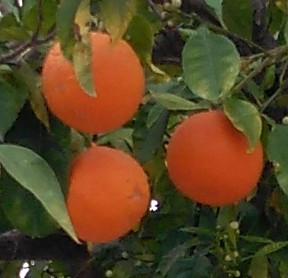
#> input picture images/naranjas/naranjas4.jpg, 288 x 278 px; its folder holds only this picture in this run
$ jupyter execute --allow-errors codebook.ipynb   (shell and % lines are left out)
#> lines starting #> are read from the running program, lines starting #| are printed output that depends on the picture
# Color quantization

Para reducir el tamaño de una imagen podemos elegir los colores más frecuentes y representarlos mediante una etiqueta entera. Los colores típicos se pueden encontrar mediante el algoritmo *K-means*. Para decidir la etiqueta de cada pixel hacemos una búsqueda de vecino más próximo (*nearest neighbour*).

Adaptado del [ejemplo de scikit-learn](http://scikit-learn.org/stable/auto_examples/cluster/plot_color_quantization.html).

[cell 1]

import numpy             as np
import cv2               as cv
import matplotlib.pyplot as plt
import glob
from matplotlib.pyplot   import imshow, subplot, title, plot
from sklearn.cluster import KMeans
from sklearn.utils import shuffle


def readrgb(file):
#> called with file = '../images/naranjas/naranjas4.jpg'
    return cv.cvtColor( cv.imread(file), cv.COLOR_BGR2RGB)

def fig(w,h):
    return plt.figure(figsize=(w,h))

def imshowg(x):
    imshow(x, 'gray')

[cell 2]
def flat(img):
    h,w,d = img.shape
    return np.reshape(img, [w*h, d]).astype(float)/255

def codebook(n, imgs, m=10000):
    pixels = np.vstack([flat(x) for x in imgs])
    sample = shuffle(pixels, random_state=0)[:m]
    code = KMeans(n_clusters=n, n_init='auto').fit(sample)
    return code

def encode(code,x):
    h,w,d = x.shape
    return np.reshape(code.predict(flat(x)),[h,w])

def recreate(code,l):
    c = code.cluster_centers_
    return c[l,:]

[cell 3]
imgs = [cv.resize(readrgb(f),(0,0), fx=1/4, fy=1/4) for f in glob.glob('../images/naranjas/*.jpg') ]
#> imgs = 1 item

#> (a cell that did not finish here is left out)

[cell 5]
# número de colores
code = codebook(10,imgs)

#> (the rest of this cell did not finish here and is left out)

[cell 6]
fig(16,8)
#> (the rest of this cell did not finish here and is left out)

[cell 7]
code.cluster_centers_
#> Out = [[0.273, 0.289, 0.148], [0.766, 0.378, 0.197], [0.185, 0.21, 0.0924], [0.577, 0.225, 0.0868], [0.522, 0.512, 0.33], [0.953, 0.925, 0.937], [0.098, 0.119, 0.0681], [0.453, 0.369, 0.179], [0.705, 0.278, 0.111], [0.349, 0.403, 0.259]]

[cell 8]
pal = np.outer(np.ones([10]),sorted(code.cluster_centers_,key=lambda c: -c[1])).reshape(10,code.n_clusters,3)
imshow(pal,interpolation='none');
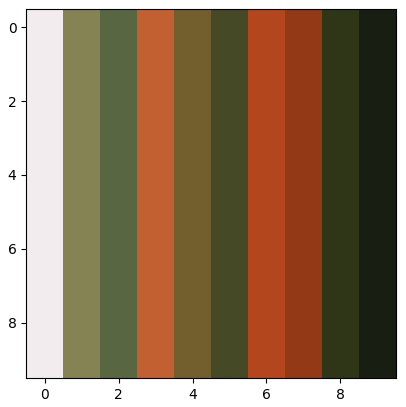
#> figure drawn by matplotlib, 1 panel

[cell 9]
imshow(code.transform(code.cluster_centers_),cmap='gray',interpolation='none');
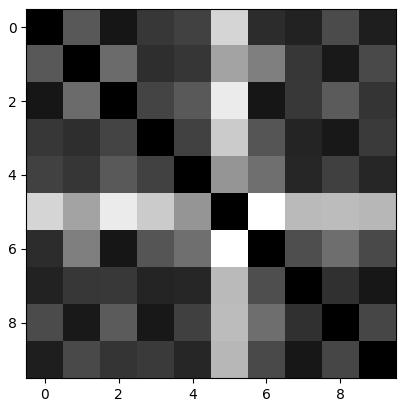
#> figure drawn by matplotlib, 1 panel
